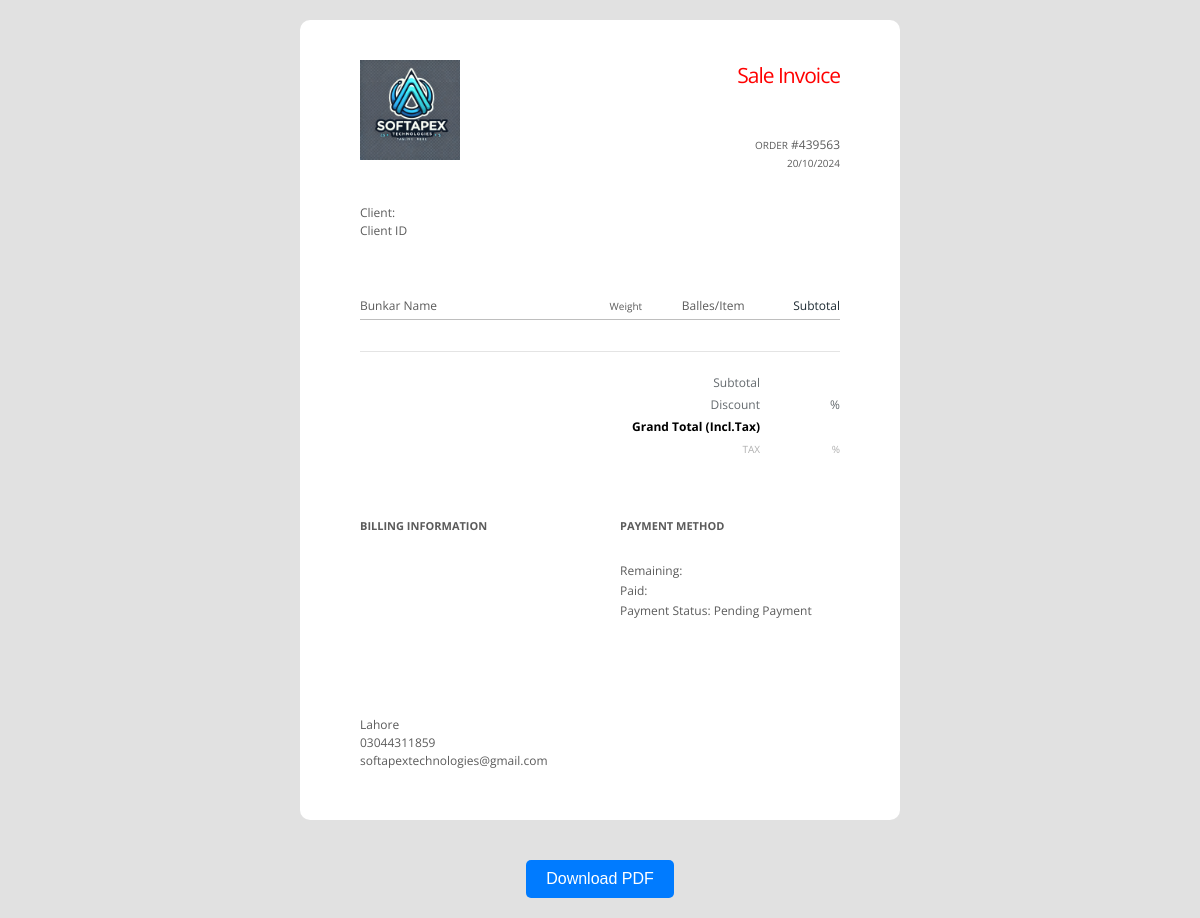
The app's page /currentInvoice/9/ (signed in) with its own data.
### business/models.py (models this page shows, shortened)
class CompanyDetail(models.Model):
    name=models.CharField(max_length=100)
    logo=models.ImageField(upload_to="Company Logo")
    Head_Office=models.CharField(max_length=1000)
    email=models.CharField(max_length=100)
    phone=models.CharField(max_length=30)
    Intro_Video=models.FileField(upload_to="videos", blank=True,max_length=2000)
    class Meta:
        verbose_name_plural="Company Detail"

### business/views.py (the view)
# urls.py: path('currentInvoice/<str:pk>/',currentInvoice,name='currentInvoice'),
@login_required
def currentInvoice(request,pk):
    customerid=pk
    compydetail = CompanyDetail.objects.first()
    Date = datetime.now().strftime("%d/%m/%Y")
    invoice_number = random.randint(100000, 999999)
    Invoice = Sale.objects.filter(user=request.user, Client_ID=pk).last()
    return render(request,'CurrentsalePDF.html',{'customerid':customerid,'invoice_number':invoice_number,'compydetail':compydetail,'invoice_number ':invoice_number,'Invoice':Invoice,'Date':Date })

### templates/CurrentsalePDF.html (shortened to what this page needs)
<!DOCTYPE html>
<html lang="en">
<head>
</head>
<body>
  <div id="invoice" class="bg-white p-10 rounded-lg shadow-md">
  <table  width="100%" border="0" cellpadding="0" cellspacing="0" align="center" class="fullTable" bgcolor="#e1e1e1">
    <tr>
      <td height="20"></td>
    </tr>
    <tr>
      <td>
        <table width="600" border="0" cellpadding="0" cellspacing="0" align="center" class="fullTable" bgcolor="#ffffff" style="border-radius: 10px 10px 0 0;">
          <tr class="hiddenMobile">
          </tr>
          <tr>
            <td>
              <table width="480" border="0" cellpadding="0" cellspacing="0" align="center" class="fullPadding">
                <tbody>
                  <tr>
                    <td>
                      <table width="220" border="0" cellpadding="0" cellspacing="0" align="left" class="col">
                        <tbody>
                          <tr>
                            <td align="left"> <img src="{{compydetail.logo.url}}" width="100" height="100" alt="logo" border="0" /></td>
                          </tr>
                          <tr class="hiddenMobile">
                          </tr>
                          <tr>
                            <td style="font-size: 12px; color: #5b5b5b; font-family: 'Open Sans', sans-serif; line-height: 18px; vertical-align: top; text-align: left;">
                              Client: <b>{{Invoice.Client_Name}}</b>
                              <br> Client ID <b>{{Invoice.Client_ID}}</b>
                            </td>
                          </tr>
                        </tbody>
                      </table>
                      <table width="220" border="0" cellpadding="0" cellspacing="0" align="right" class="col">
                        <tbody>
                          <tr>
                            <td height="5"></td>
                          </tr>
                          <tr>
                            <td style="font-size: 21px; color: #ff0000; letter-spacing: -1px; font-family: 'Open Sans', sans-serif; line-height: 1; vertical-align: top; text-align: right;">
                             Sale Invoice
                            </td>
                          </tr>
                          <tr>
                          <tr class="hiddenMobile">
                          </tr>
                          <tr>
                            <td style="font-size: 12px; color: #5b5b5b; font-family: 'Open Sans', sans-serif; line-height: 18px; vertical-align: top; text-align: right;">
                              <small>ORDER</small> #{{invoice_number}}<br />
                              <small>{{Date}}</small>
                            </td>
                          </tr>
                        </tbody>
                      </table>
                    </td>
                  </tr>
                </tbody>
              </table>
            </td>
          </tr>
        </table>
      </td>
    </tr>
  </table>
  <table width="100%" border="0" cellpadding="0" cellspacing="0" align="center" class="fullTable" bgcolor="#e1e1e1">
    <tbody>
      <tr>
        <td>
          <table width="600" border="0" cellpadding="0" cellspacing="0" align="center" class="fullTable" bgcolor="#ffffff">
            <tbody>
              <tr>
              <tr class="hiddenMobile">
              </tr>
              <tr>
                <td>
                  <table width="480" border="0" cellpadding="0" cellspacing="0" align="center" class="fullPadding">
                    <tbody>
                      <tr>
                        <th style="font-size: 12px; font-family: 'Open Sans', sans-serif; color: #5b5b5b; font-weight: normal; line-height: 1; vertical-align: top; padding: 0 10px 7px 0;" width="52%" align="left">
                          Bunkar Name
                        </th>
                        <th style="font-size: 12px; font-family: 'Open Sans', sans-serif; color: #5b5b5b; font-weight: normal; line-height: 1; vertical-align: top; padding: 0 0 7px;" align="left">
                          <small>Weight</small>
                        </th>
                        <th style="font-size: 12px; font-family: 'Open Sans', sans-serif; color: #5b5b5b; font-weight: normal; line-height: 1; vertical-align: top; padding: 0 0 7px;" align="center">
                          Balles/Item
                        </th>
                        <th style="font-size: 12px; font-family: 'Open Sans', sans-serif; color: #1e2b33; font-weight: normal; line-height: 1; vertical-align: top; padding: 0 0 7px;" align="right">
                          Subtotal
                        </th>
                      </tr>
                      <tr>
                        <td height="1" style="background: #bebebe;" colspan="4"></td>
                      </tr>
                      <tr>
                        <td height="10" colspan="4"></td>
                      </tr>
                      <tr>
                        <td style="font-size: 12px; font-family: 'Open Sans', sans-serif; color: #ff0000;  line-height: 18px;  vertical-align: top; padding:10px 0;" class="article">
                        </td>
                        <td style="font-size: 12px; font-family: 'Open Sans', sans-serif; color: #646a6e;  line-height: 18px;  vertical-align: top; padding:10px 0;"><small>{{Invoice.Weight}}</small></td>
                        <td style="font-size: 12px; font-family: 'Open Sans', sans-serif; color: #646a6e;  line-height: 18px;  vertical-align: top; padding:10px 0;" align="center">{{Invoice.Items_Or_Balles}}</td>
                        <td style="font-size: 12px; font-family: 'Open Sans', sans-serif; color: #1e2b33;  line-height: 18px;  vertical-align: top; padding:10px 0;" align="right">{{Invoice.Total_Amount}}</td>
                      </tr>
                      <tr>
                        <td height="1" colspan="4" style="border-bottom:1px solid #e4e4e4"></td>
                      </tr>
                                         </tbody>
                  </table>
                </td>
              </tr>
              <tr>
                <td height="20"></td>
              </tr>
            </tbody>
          </table>
        </td>
      </tr>
    </tbody>
  </table>
  <table width="100%" border="0" cellpadding="0" cellspacing="0" align="center" class="fullTable" bgcolor="#e1e1e1">
    <tbody>
      <tr>
        <td>
          <table width="600" border="0" cellpadding="0" cellspacing="0" align="center" class="fullTable" bgcolor="#ffffff">
            <tbody>
              <tr>
                <td>
                  <table width="480" border="0" cellpadding="0" cellspacing="0" align="center" class="fullPadding">
                    <tbody>
                      <tr>
                        <td style="font-size: 12px; font-family: 'Open Sans', sans-serif; color: #646a6e; line-height: 22px; vertical-align: top; text-align:right; ">
                          Subtotal
                        </td>
                        <td style="font-size: 12px; font-family: 'Open Sans', sans-serif; color: #646a6e; line-height: 22px; vertical-align: top; text-align:right; white-space:nowrap;" width="80">
                        </td>
                      </tr>
                      <tr>
                        <td style="font-size: 12px; font-family: 'Open Sans', sans-serif; color: #646a6e; line-height: 22px; vertical-align: top; text-align:right; ">
                          Discount
                        </td>
                        <td style="font-size: 12px; font-family: 'Open Sans', sans-serif; color: #646a6e; line-height: 22px; vertical-align: top; text-align:right; ">
                          {{Invoice.Discount}}%
                        </td>
                      </tr>
                      <tr>
                        <td style="font-size: 12px; font-family: 'Open Sans', sans-serif; color: #000; line-height: 22px; vertical-align: top; text-align:right; ">
                          <strong>Grand Total (Incl.Tax)</strong>
                        </td>
                        <td style="font-size: 12px; font-family: 'Open Sans', sans-serif; color: #000; line-height: 22px; vertical-align: top; text-align:right; ">
                        </td>
                      </tr>
                      <tr>
                        <td style="font-size: 12px; font-family: 'Open Sans', sans-serif; color: #b0b0b0; line-height: 22px; vertical-align: top; text-align:right; "><small>TAX</small></td>
                        <td style="font-size: 12px; font-family: 'Open Sans', sans-serif; color: #b0b0b0; line-height: 22px; vertical-align: top; text-align:right; ">
                          <small>{{Invoice.GST}}%</small>
                        </td>
                      </tr>
                    </tbody>
                  </table>
                </td>
              </tr>
            </tbody>
          </table>
        </td>
      </tr>
    </tbody>
  </table>
  <table width="100%" border="0" cellpadding="0" cellspacing="0" align="center" class="fullTable" bgcolor="#e1e1e1">
    <tbody>
      <tr>
        <td>
          <table width="600" border="0" cellpadding="0" cellspacing="0" align="center" class="fullTable" bgcolor="#ffffff">
            <tbody>
              <tr>
              <tr class="hiddenMobile">
              </tr>
              <tr>
                <td>
                  <table width="480" border="0" cellpadding="0" cellspacing="0" align="center" class="fullPadding">
                    <tbody>
                      <tr>
                        <td>
                          <table width="220" border="0" cellpadding="0" cellspacing="0" align="left" class="col">
                            <tbody>
                              <tr>
                                <td style="font-size: 11px; font-family: 'Open Sans', sans-serif; color: #5b5b5b; line-height: 1; vertical-align: top; ">
                                  <strong>BILLING INFORMATION</strong>
                                </td>
                              </tr>
                              <tr>
                                <td width="100%" height="10"></td>
                              </tr>
                              <tr>
                                <td style="font-size: 12px; font-family: 'Open Sans', sans-serif; color: #5b5b5b; line-height: 20px; vertical-align: top; ">
                                  {{Invoice.Client_ID.Billing_Address}}<br>{{Invoice.Client_ID.City}} <br>{{Invoice.Client_ID.State}}<br>{{Invoice.Client_ID.Phone_Number}}
                                </td>
                              </tr>
                            </tbody>
                          </table>
                          <table width="220" border="0" cellpadding="0" cellspacing="0" align="right" class="col">
                            <tbody>
                              <tr>
                                <td style="font-size: 11px; font-family: 'Open Sans', sans-serif; color: #5b5b5b; line-height: 1; vertical-align: top; ">
                                  <strong>PAYMENT METHOD</strong>
                                </td>
                              </tr>
                              <tr>
                                <td width="100%" height="10"></td>
                              </tr>
                              <tr>
                                <td style="font-size: 12px; font-family: 'Open Sans', sans-serif; color: #5b5b5b; line-height: 20px; vertical-align: top; ">
                                {{Invoice.Payment_Method}}  <br>Remaining:{{Invoice.Remaining}}<br> Paid:{{Invoice.Paid_Amount}}  <br>
                                    Payment Status: {% if Invoice.Payment_Status %}Paid{% else %} Pending Payment{% endif %}
                                </td>
                              </tr>
                            </tbody>
                          </table>
                        </td>
                      </tr>
                    </tbody>
                  </table>
                </td>
              </tr>
              <tr>
                <td>
                  <table width="480" border="0" cellpadding="0" cellspacing="0" align="center" class="fullPadding">
                    <tbody>
                      <tr>
                        <td>
                          <table width="220" border="0" cellpadding="0" cellspacing="0" align="left" class="col">
                            <tbody>
                              <tr class="hiddenMobile">
                              </tr>
                                                         </tbody>
                          </table>
                          <table width="220" border="0" cellpadding="0" cellspacing="0" align="right" class="col">
                            <tbody>
                              <tr class="hiddenMobile">
                              </tr>
                            </tbody>
                          </table>
                        </td>
                      </tr>
                    </tbody>
                  </table>
                </td>
              </tr>
              <tr class="hiddenMobile">
              </tr>
            </tbody>
          </table>
        </td>
      </tr>
    </tbody>
  </table>
  <table width="100%" border="0" cellpadding="0" cellspacing="0" align="center" class="fullTable" bgcolor="#e1e1e1">
    <tr>
      <td>
        <table width="600" border="0" cellpadding="0" cellspacing="0" align="center" class="fullTable" bgcolor="#ffffff" style="border-radius: 0 0 10px 10px;">
          <tr>
            <td>
              <table width="480" border="0" cellpadding="0" cellspacing="0" align="center" class="fullPadding">
                <tbody>
                  <tr>
                    <td style="font-size: 12px; color: #5b5b5b; font-family: 'Open Sans', sans-serif; line-height: 18px; vertical-align: top; text-align: left;">
                      {{compydetail.Head_Office}}<br>
                      {{compydetail.phone}}<br>
                      {{compydetail.email}}
                    </td>
                  </tr>
                </tbody>
              </table>
            </td>
          </tr>
          <tr class="spacer">
            <td height="50"></td>
          </tr>
        </table>
      </td>
    </tr>
    <tr>
      <td height="20"></td>
    </tr>
  </table>
  <div style="text-align: center; margin: 20px;">
    <button id="download" style="padding: 10px 20px; font-size: 16px; background-color: #007bff; color: #fff; border: none; border-radius: 5px; cursor: pointer;">
        Download PDF
    </button>
</div>
  </div>
    </body>
</html>

### templates/CurrentsalePDF.html (style rules this page uses)
body { margin: 0; padding: 0; background: #e1e1e1; }
div, p, a, li, td { -webkit-text-size-adjust: none; }
body { width: 100%; height: 100%; background-color: #e1e1e1; margin: 0; padding: 0; -webkit-font-smoothing: antialiased; }
html { width: 100%; }
.hiddenMobile { display: block; }

### records on screen
CompanyDetail: logo (picture), Head_Office "Lahore", phone "03044311859", email "softapextechnologies@gmail.com"
